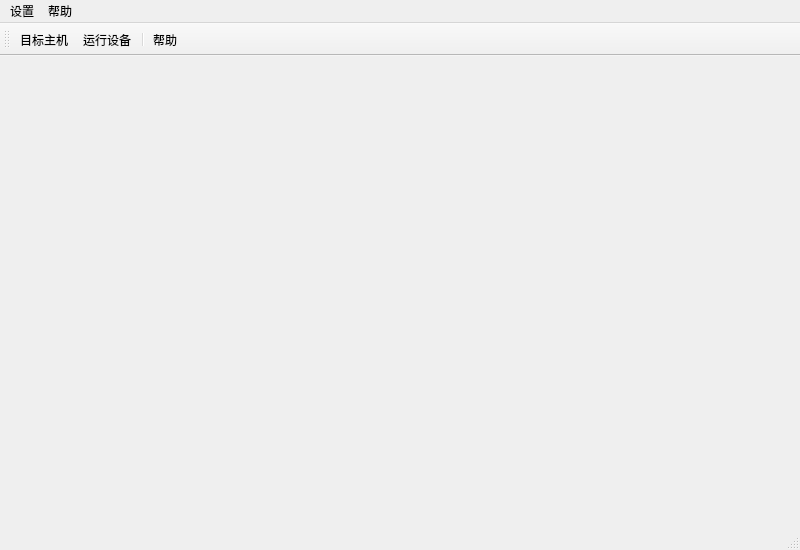
<?xml version="1.0" encoding="UTF-8"?>
<ui version="4.0">
 <class>MainWindow</class>
 <widget class="QMainWindow" name="MainWindow">
  <property name="geometry">
   <rect>
    <x>0</x>
    <y>0</y>
    <width>800</width>
    <height>550</height>
   </rect>
  </property>
  <property name="windowTitle">
   <string>MainWindow</string>
  </property>
  <widget class="QWidget" name="centralWidget"/>
  <widget class="QMenuBar" name="menuBar">
   <property name="geometry">
    <rect>
     <x>0</x>
     <y>0</y>
     <width>800</width>
     <height>28</height>
    </rect>
   </property>
   <widget class="QMenu" name="settingMenu">
    <property name="title">
     <string>设置</string>
    </property>
    <widget class="QMenu" name="sentMoodMenu">
     <property name="title">
      <string>发送方式</string>
     </property>
     <addaction name="EnterSendAction"/>
     <addaction name="Ctrl_EnterSendAction"/>
    </widget>
    <addaction name="DeviceAelectaction"/>
    <addaction name="setAddressAction"/>
    <addaction name="separator"/>
    <addaction name="sentMoodMenu"/>
   </widget>
   <widget class="QMenu" name="helpMenu">
    <property name="title">
     <string>帮助</string>
    </property>
    <addaction name="aboutAction"/>
    <addaction name="aboutQtAction"/>
    <addaction name="separator"/>
    <addaction name="helpAction"/>
   </widget>
   <addaction name="settingMenu"/>
   <addaction name="helpMenu"/>
  </widget>
  <widget class="QToolBar" name="mainToolBar">
   <attribute name="toolBarArea">
    <enum>TopToolBarArea</enum>
   </attribute>
   <attribute name="toolBarBreak">
    <bool>false</bool>
   </attribute>
   <addaction name="setAddressAction"/>
   <addaction name="DeviceAelectaction"/>
   <addaction name="separator"/>
   <addaction name="helpAction"/>
  </widget>
  <widget class="QStatusBar" name="statusBar"/>
  <action name="DeviceAelectaction">
   <property name="text">
    <string>运行设备</string>
   </property>
  </action>
  <action name="EnterSendAction">
   <property name="checkable">
    <bool>true</bool>
   </property>
   <property name="text">
    <string>Enter 发送</string>
   </property>
  </action>
  <action name="Ctrl_EnterSendAction">
   <property name="checkable">
    <bool>true</bool>
   </property>
   <property name="text">
    <string>Ctrl+Enter 发送</string>
   </property>
  </action>
  <action name="aboutAction">
   <property name="text">
    <string>关于</string>
   </property>
  </action>
  <action name="aboutQtAction">
   <property name="text">
    <string>关于Qt</string>
   </property>
  </action>
  <action name="helpAction">
   <property name="text">
    <string>帮助</string>
   </property>
  </action>
  <action name="setAddressAction">
   <property name="text">
    <string>目标主机</string>
   </property>
  </action>
 </widget>
 <layoutdefault spacing="6" margin="11"/>
 <resources/>
 <connections/>
</ui>
